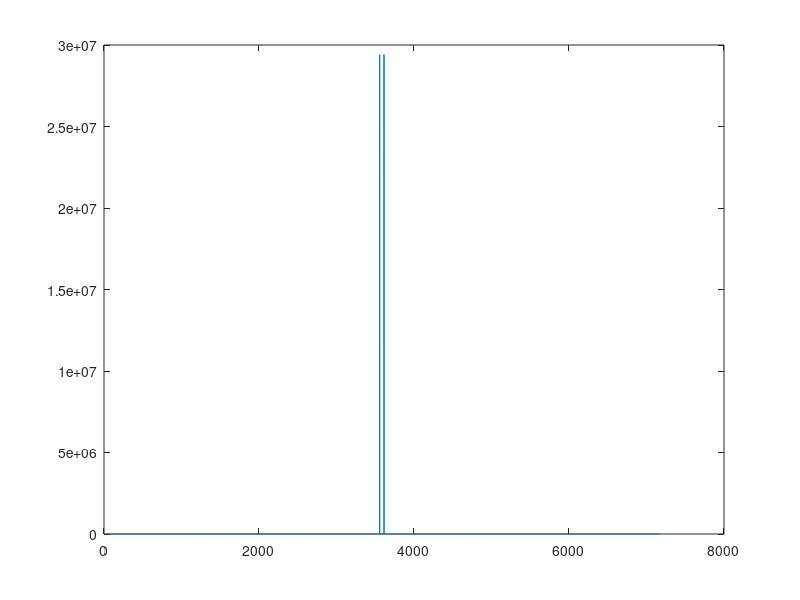
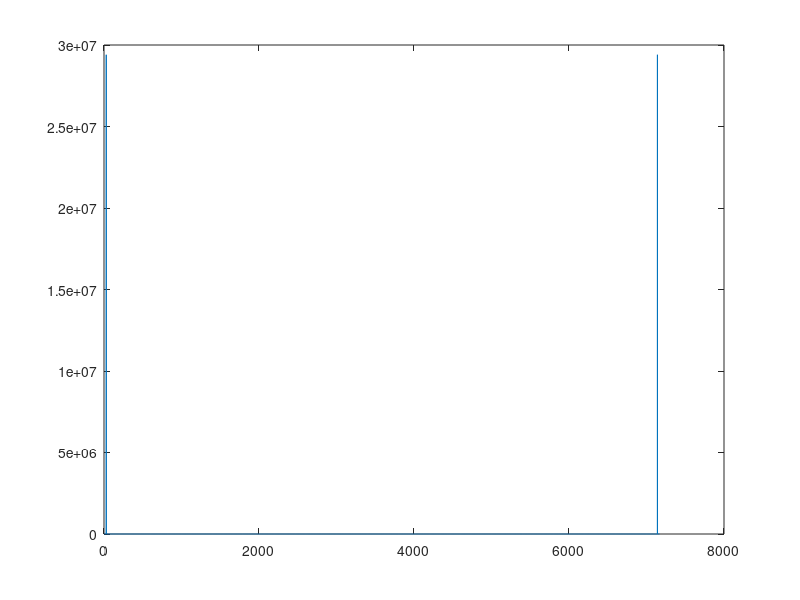

Recreate these plots in MATLAB, in order.
x=[4805
4640
4474
4304
4130
3955
3778
3598
3415
3231
3046
2858
2668
2476
2285
2091
1894
1698
1502
1303
1103
903
704
503
301
100
-101
-302
-504
-705
-904
-1104
-1304
-1503
-1699
-1895
-2092
-2286
-2477
-2669
-2859
-3047
-3232
-3416
-3599
-3779
-3956
-4131
-4305
-4475
-4641
-4806
-4968
-5127
-5282
-5434
-5584
-5730
-5871
-6010
-6147
-6278
-6405
-6529
-6650
-6766
-6876
-6984
-7089
-7188
-7282
-7372
-7460
-7541
-7617
-7689
-7758
-7822
-7879
-7933
-7983
-8027
-8065
-8099
-8130
-8155
-8173
-8188
-8199
-8204
-8203
-8198
-8189
-8174
-8153
-8129
-8100
-8066
-8026
-7981
-7934
-7880
-7820
-7757
-7691
-7618
-7540
-7458
-7373
-7283
-7187
-7088
-6985
-6877
-6764
-6648
-6530
-6406
-6277
-6145
-6011
-5873
-5729
-5583
-5435
-5283
-5126
-4967
-4807
-4642
-4474
-4303
-4132
-3957
-3778
-3598
-3417
-3233
-3046
-2858
-2670
-2479
-2285
-2091
-1897
-1700
-1501
-1303
-1105
-905
-704
-503
-303
-102
101
302
502
703
904
1104
1302
1500
1699
1896
2090
2284
2478
2669
2857
3045
3232
3416
3597
3777
3956
4131
4302
4473
4641
4806
4966
5125
5282
5434
5582
5728
5872
6010
6144
6276
6405
6529
6647
6763
6876
6984
7087
7186
7282
7372
7457
7539
7617
7690
7756
7819
7879
7933
7980
8025
8065
8099
8128
8152
8173
8188
8197
8202
8203
8198
8187
8172
8154
8129
8098
8064
8026
7982
7932
7878
7821
7757
7688
7616
7540
7459
7371
7281
7187
7088
6983
6875
6765
6649
6528
6404
6277
6146
6009
5870
5729
5583
5433
5281
5126
4967
4805
4640
4474
4304
4130
3955
3778
3598
3415
3231
3046
2858
2668
2476
2285
2091
1894
1698
1502
1303
1103
903
704
503
301
100
-101
-302
-504
-705
-904
-1104
-1304
-1503
-1699
-1895
-2092
-2286
-2477
-2669
-2859
-3047
-3232
-3416
-3599
-3779
-3956
-4131
-4305
-4475
-4641
-4806
-4968
-5127
-5282
-5434
-5584
-5730
-5871
-6010
-6147
-6278
-6405
-6529
-6650
-6766
-6876
-6984
-7089
-7188
-7282
-7372
-7460
-7541
-7617
-7689
-7758
-7822
-7879
-7933
-7983
-8027
-8065
-8099
-8130
-8155
-8173
-8188
-8199
-8204
-8203
-8198
-8189
-8174
-8153
-8129
-8100
-8066
-8026
-7981
-7934
-7880
-7820
-7757
-7691
-7618
-7540
-7458
-7373
-7283
-7187
-7088
-6985
-6877
-6764
-6648
-6530
-6406
-6277
-6145
-6011
-5873
-5729
-5583
-5435
-5283
-5126
-4967
-4807
-4642
-4474
-4303
-4132
-3957
-3778
-3598
-3417
-3233
-3046
-2858
-2670
-2479
-2285
-2091
-1897
-1700
-1501
-1303
-1105
-905
-704
-503
-303
-102
101
302
502
703
904
1104
1302
1500
1699
1896
2090
2284
2478
2669
2857
3045
3232
3416
3597
3777
3956
4131
4302
4473
4641
4806
4966
5125
5282
5434
5582
5728
5872
6010
6144
6276
6405
6529
6647
6763
6876
6984
7087
7186
7282
7372
7457
7539
7617
7690
7756
7819
7879
7933
7980
8025
8065
8099
8128
8152
8173
8188
8197
8202
8203
8198
8187
8172
8154
8129
8098
8064
8026
7982
7932
7878
7821
7757
7688
7616
7540
7459
7371
7281
7187
7088
6983
6875
6765
6649
6528
6404
6277
6146
6009
5870
5729
5583
5433
5281
5126
4967
4805
4640
4474
4304
4130
3955
3778
3598
3415
3231
3046
2858
2668
2476
2285
2091
1894
1698
1502
1303
1103
903
704
503
301
100
-101
-302
-504
-705
-904
-1104
-1304
-1503
-1699
-1895
-2092
-2286
-2477
-2669
-2859
-3047
-3232
-3416
-3599
-3779
-3956
-4131
-4305
-4475
-4641
-4806
-4968
-5127
-5282
-5434
-5584
-5730
-5871
-6010
-6147
-6278
-6405
-6529
-6650
-6766
-6876
-6984
-7089
-7188
-7282
-7372
-7460
-7541
-7617
-7689
-7758
-7822
-7879
-7933
-7983
-8027
-8065
-8099
-8130
-8155
-8173
-8188
-8199
-8204
-8203
-8198
-8189
-8174
-8153
-8129
-8100
-8066
-8026
-7981
-7934
-7880
-7820
-7757
-7691
-7618
-7540
-7458
-7373
-7283
-7187
-7088
-6985
-6877
-6764
-6648
-6530
-6406
-6277
-6145
-6011
-5873
-5729
-5583
-5435
-5283
-5126
-4967
-4807
-4642
-4474
-4303
-4132
-3957
-3778
-3598
-3417
-3233
-3046
-2858
-2670
-2479
-2285
-2091
-1897
-1700
-1501
-1303
-1105
-905
-704
-503
-303
-102
101
302
502
703
904
1104
1302
1500
1699
1896
2090
2284
2478
2669
2857
3045
3232
3416
3597
3777
3956
4131
4302
4473
4641
4806
4966
5125
5282
5434
5582
5728
5872
6010
6144
6276
6405
6529
6647
6763
6876
6984
7087
7186
7282
7372
7457
7539
7617
7690
7756
7819
7879
7933
7980
8025
8065
8099
8128
8152
8173
8188
8197
8202
8203
8198
8187
8172
8154
8129
8098
8064
8026
7982
7932
7878
7821
7757
7688
7616
7540
7459
7371
7281
7187
7088
6983
6875
6765
6649
6528
6404
6277
6146
6009
5870
5729
5583
5433
5281
5126
4967
4805
4640
4474
4304
4130
3955
3778
3598
3415
3231
3046
2858
2668
2476
2285
2091
1894
1698
1502
1303
1103
903
704
503
301
100
-101
-302
-504
-705
-904
-1104
-1304
-1503
-1699
-1895
-2092
-2286
-2477
-2669
-2859
-3047
-3232
-3416
-3599
-3779
-3956
-4131
-4305
-4475
-4641
-4806
-4968
-5127
-5282
-5434
-5584
-5730
-5871
-6010
-6147
-6278
-6405
-6529
-6650
-6766
-6876
-6984
-7089
-7188
-7282
-7372
-7460
-7541
-7617
-7689
-7758
-7822
-7879
-7933
-7983
-8027
-8065
-8099
-8130
-8155
-8173
-8188
-8199
-8204
-8203
-8198
-8189
-8174
-8153
-8129
-8100
-8066
-8026
-7981
-7934
-7880
-7820
-7757
-7691
-7618
-7540
-7458
-7373
-7283
-7187
-7088
-6985
-6877
-6764
-6648
-6530
-6406
-6277
-6145
-6011
-5873
-5729
-5583
-5435
-5283
-5126
-4967
-4807
-4642
-4474
-4303
-4132
-3957
-3778
-3598
-3417
-3233
-3046
-2858
-2670
-2479
-2285
-2091
-1897
-1700
-1501
-1303
-1105
-905
-704
-503
-303
-102
101
302
502
703
904
1104
1302
1500
1699
1896
2090
2284
2478
2669
2857
3045
3232
3416
3597
3777
3956
4131
4302
4473
4641
4806
4966
5125
5282
5434
5582
5728
5872
6010
6144
6276
6405
6529
6647
6763
6876
6984
7087
7186
7282
7372
7457
7539
7617
7690
7756
7819
7879
7933
7980
8025
8065
8099
8128
8152
8173
8188
8197
8202
8203
8198
8187
8172
8154
8129
8098
8064
8026
7982
7932
7878
7821
7757
7688
7616
7540
7459
7371
7281
7187
7088
6983
6875
6765
6649
6528
6404
6277
6146
6009
5870
5729
5583
5433
5281
5126
4967
4805
4640
4474
4304
4130
3955
3778
3598
3415
3231
3046
2858
2668
2476
2285
2091
1894
1698
1502
1303
1103
903
704
503
301
100
-101
-302
-504
-705
-904
-1104
-1304
-1503
-1699
-1895
-2092
-2286
-2477
-2669
-2859
-3047
-3232
-3416
-3599
-3779
-3956
-4131
-4305
-4475
-4641
-4806
-4968
-5127
-5282
-5434
-5584
-5730
-5871
-6010
-6147
-6278
-6405
-6529
-6650
-6766
-6876
-6984
-7089
-7188
-7282
-7372
-7460
-7541
-7617
-7689
-7758
-7822
-7879
-7933
-7983
-8027
-8065
-8099
-8130
-8155
-8173
-8188
-8199
-8204
-8203
-8198
-8189
-8174
-8153
-8129
-8100
-8066
-8026
-7981
-7934
-7880
-7820
-7757
-7691
-7618
-7540
-7458
-7373
-7283
-7187
-7088
-6985
-6877
-6764
-6648
-6530
-6406
-6277
-6145
-6011
-5873
-5729
-5583
-5435
-5283
-5126
-4967
-4807
-4642
-4474
-4303
-4132
-3957
-3778
-3598
-3417
-3233
-3046
-2858
-2670
-2479
-2285
-2091
-1897
-1700
-1501
-1303
-1105
-905
-704
-503
-303
-102
101
302
502
703
904
1104
1302
1500
1699
1896
2090
2284
2478
2669
2857
3045
3232
3416
3597
3777
3956
4131
4302
4473
4641
4806
4966
5125
5282
5434
5582
5728
5872
6010
6144
6276
6405
6529
6647
6763
6876
6984
7087
7186
7282
7372
7457
7539
7617
7690
7756
7819
7879
7933
7980
8025
8065
8099
8128
8152
8173
8188
8197
8202
8203
8198
8187
8172
8154
8129
8098
8064
8026
7982
7932
7878
7821
7757
7688
7616
7540
7459
7371
7281
7187
7088
6983
6875
6765
6649
6528
6404
6277
6146
6009
5870
5729
5583
5433
5281
5126
4967
4805
4640
4474
4304
4130
3955
3778
3598
3415
3231
3046
2858
2668
2476
2285
2091
1894
1698
1502
1303
1103
903
704
503
301
100
-101
-302
-504
-705
-904
-1104
-1304
-1503
-1699
-1895
-2092
-2286
-2477
-2669
-2859
-3047
-3232
-3416
-3599
-3779
-3956
-4131
-4305
-4475
-4641
-4806
-4968
-5127
-5282
-5434
-5584
-5730
-5871
-6010
-6147
-6278
-6405
-6529
-6650
-6766
-6876
-6984
-7089
-7188
-7282
-7372
-7460
-7541
-7617
-7689
-7758
-7822
-7879
-7933
-7983
-8027
-8065
-8099
-8130
-8155
-8173
-8188
-8199
-8204
-8203
-8198
-8189
-8174
-8153
-8129
-8100
-8066
-8026
-7981
-7934
-7880
-7820
-7757
-7691
-7618
-7540
-7458
-7373
-7283
-7187
-7088
-6985
-6877
-6764
-6648
-6530
-6406
-6277
-6145
-6011
-5873
-5729
-5583
-5435
-5283
-5126
-4967
-4807
-4642
-4474
-4303
-4132
-3957
-3778
-3598
-3417
-3233
-3046
-2858
-2670
-2479
-2285
-2091
-1897
-1700
-1501
-1303
-1105
-905
-704
-503
-303
-102
101
302
502
703
904
1104
1302
1500
1699
1896
2090
2284
2478
2669
2857
3045
3232
3416
3597
3777
3956
4131
4302
4473
4641
4806
4966
5125
5282
5434
5582
5728
5872
6010
6144
6276
6405
6529
6647
6763
6876
6984
7087
7186
7282
7372
7457
7539
7617
7690
7756
7819
7879
7933
7980
8025
8065
8099
8128
8152
8173
8188
8197
8202
8203
8198
8187
8172
8154
8129
8098
8064
8026
7982
7932
7878
7821
7757
7688
7616
7540
7459
7371
7281
7187
7088
6983
6875
6765
6649
6528
6404
6277
6146
6009
5870
5729
5583
5433
5281
5126
4967
4805
4640
4474
4304
4130
3955
3778
3598
3415
3231
3046
2858
2668
2476
2285
2091
1894
1698
1502
1303
1103
903
704
503
301
100
-101
-302
-504
-705
-904
-1104
-1304
-1503
-1699
-1895
-2092
-2286
-2477
-2669
-2859
-3047
-3232
-3416
-3599
-3779
-3956
-4131
-4305
-4475
-4641
-4806
-4968
-5127
-5282
-5434
-5584
-5730
-5871
-6010
-6147
-6278
-6405
-6529
-6650
-6766
-6876
-6984
-7089
-7188
-7282
-7372
-7460
-7541
-7617
-7689
-7758
-7822
-7879
-7933
-7983
-8027
-8065
-8099
-8130
-8155
-8173
-8188
-8199
-8204
-8203
-8198
-8189
-8174
-8153
-8129
-8100
-8066
-8026
-7981
-7934
-7880
-7820
-7757
-7691
-7618
-7540
-7458
-7373
-7283
-7187
-7088
-6985
-6877
-6764
-6648
-6530
-6406
-6277
-6145
-6011
-5873
-5729
-5583
-5435
-5283
-5126
-4967
-4807
-4642
-4474
-4303
-4132
-3957
-3778
-3598
-3417
-3233
-3046
-2858
-2670
-2479
-2285
-2091
-1897
-1700
-1501
-1303
-1105
-905
-704
-503
-303
-102
101
302
502
703
904
1104
1302
1500
1699
1896
2090
2284
2478
2669
2857
3045
3232
3416
3597
3777
3956
4131
4302
4473
4641
4806
4966
5125
5282
5434
5582
5728
5872
6010
6144
6276
6405
6529
6647
6763
6876
6984
7087
7186
7282
7372
7457
7539
7617
7690
7756
7819
7879
7933
7980
8025
8065
8099
8128
8152
8173
8188
8197
8202
8203
8198
8187
8172
8154
8129
8098
8064
8026
7982
7932
7878
7821
7757
7688
7616
7540
7459
7371
7281
7187
7088
6983
6875
6765
6649
6528
6404
6277
6146
6009
5870
5729
5583
5433
5281
5126
4967
4805
4640
4474
4304
4130
3955
3778
3598
3415
3231
3046
2858
2668
2476
2285
2091
1894
1698
1502
1303
1103
903
704
503
301
100
-101
-302
-504
-705
-904
-1104
-1304
-1503
-1699
-1895
-2092
-2286
-2477
-2669
-2859
-3047
-3232
-3416
-3599
-3779
-3956
-4131
-4305
-4475
-4641
-4806
-4968
-5127
-5282
-5434
-5584
-5730
-5871
-6010
-6147
-6278
-6405
-6529
-6650
-6766
-6876
-6984
-7089
-7188
-7282
-7372
-7460
-7541
-7617
-7689
-7758
-7822
-7879
-7933
-7983
-8027
-8065
-8099
-8130
-8155
-8173
-8188
-8199
-8204
-8203
-8198
-8189
-8174
-8153
-8129
-8100
-8066
-8026
-7981
-7934
-7880
-7820
-7757
-7691
-7618
-7540
-7458
-7373
-7283
-7187
-7088
-6985
-6877
-6764
-6648
-6530
-6406
-6277
-6145
-6011
-5873
-5729
-5583
-5435
-5283
-5126
-4967
-4807
-4642
-4474
-4303
-4132
-3957
-3778
-3598
-3417
-3233
-3046
-2858
-2670
-2479
-2285
-2091
-1897
-1700
-1501
-1303
-1105
-905
-704
-503
-303
-102
101
302
502
703
904
1104
1302
1500
1699
1896
2090
2284
2478
2669
2857
3045
3232
3416
3597
3777
3956
4131
4302
4473
4641
4806
4966
5125
5282
5434
5582
5728
5872
6010
6144
6276
6405
6529
6647
6763
6876
6984
7087
7186
7282
7372
7457
7539
7617
7690
7756
7819
7879
7933
7980
8025
8065
8099
8128
8152
8173
8188
8197
8202
8203
8198
8187
8172
8154
8129
8098
8064
8026
7982
7932
7878
7821
7757
7688
7616
7540
7459
7371
7281
7187
7088
6983
6875
6765
6649
6528
6404
6277
6146
6009
5870
5729
5583
5433
5281
5126
4967
4805
4640
4474
4304
4130
3955
3778
3598
3415
3231
3046
2858
2668
2476
2285
2091
1894
1698
1502
1303
1103
903
704
503
301
100
-101
-302
-504
-705
-904
-1104
-1304
-1503
-1699
-1895
-2092
-2286
-2477
-2669
-2859
-3047
-3232
-3416
-3599
-3779
-3956
-4131
-4305
-4475
-4641
-4806
-4968
-5127
-5282
-5434
-5584
-5730
-5871
-6010
-6147
-6278
-6405
-6529
-6650
-6766
-6876
-6984
-7089
-7188
-7282
-7372
-7460
-7541
-7617
-7689
-7758
-7822
-7879
-7933
-7983
-8027
-8065
-8099
-8130
-8155
-8173
-8188
-8199
-8204
-8203
-8198
-8189
-8174
-8153
-8129
-8100
-8066
-8026
-7981
-7934
-7880
-7820
-7757
-7691
-7618
-7540
-7458
-7373
-7283
-7187
-7088
-6985
-6877
-6764
-6648
-6530
-6406
-6277
-6145
-6011
-5873
-5729
-5583
-5435
-5283
-5126
-4967
-4807
-4642
-4474
-4303
-4132
-3957
-3778
-3598
-3417
-3233
-3046
-2858
-2670
-2479
-2285
-2091
-1897
-1700
-1501
-1303
-1105
-905
-704
-503
-303
-102
101
302
502
703
904
1104
1302
1500
1699
1896
2090
2284
2478
2669
2857
3045
3232
3416
3597
3777
3956
4131
4302
4473
4641
4806
4966
5125
5282
5434
5582
5728
5872
6010
6144
6276
6405
6529
6647
6763
6876
6984
7087
7186
7282
7372
7457
7539
7617
7690
7756
7819
7879
7933
7980
8025
8065
8099
8128
8152
8173
8188
8197
8202
8203
8198
8187
8172
8154
8129
8098
8064
8026
7982
7932
7878
7821
7757
7688
7616
7540
7459
7371
7281
7187
7088
6983
6875
6765
6649
6528
6404
6277
6146
6009
5870
5729
5583
5433
5281
5126
4967
4805
4640
4474
4304
4130
3955
3778
3598
3415
3231
3046
2858
2668
2476
2285
2091
1894
1698
1502
1303
1103
903
704
503
301
100
-101
-302
-504
-705
-904
-1104
-1304
-1503
-1699
-1895
-2092
-2286
-2477
-2669
-2859
-3047
-3232
-3416
-3599
-3779
-3956
-4131
-4305
-4475
-4641
-4806
-4968
-5127
-5282
-5434
-5584
-5730
-5871
-6010
-6147
-6278
-6405
-6529
-6650
-6766
-6876
-6984
-7089
-7188
-7282
-7372
-7460
-7541
-7617
-7689
-7758
-7822
-7879
-7933
-7983
-8027
-8065
-8099
-8130
-8155
-8173
-8188
-8199
-8204
-8203
-8198
-8189
-8174
-8153
-8129
-8100
-8066
-8026
-7981
-7934
-7880
-7820
-7757
-7691
-7618
-7540
-7458
-7373
-7283
-7187
-7088
-6985
-6877
-6764
-6648
-6530
-6406
-6277
-6145
-6011
-5873
-5729
-5583
-5435
-5283
-5126
-4967
-4807
-4642
-4474
-4303
-4132
-3957
-3778
-3598
-3417
-3233
-3046
-2858
-2670
-2479
-2285
-2091
-1897
-1700
-1501
-1303
-1105
-905
-704
-503
-303
-102
101
302
502
703
904
1104
1302
1500
1699
1896
2090
2284
2478
2669
2857
3045
3232
3416
3597
3777
3956
4131
4302
4473
4641
4806
4966
5125
5282
5434
5582
5728
5872
6010
6144
6276
6405
6529
6647
6763
6876
6984
7087
7186
7282
7372
7457
7539
7617
7690
7756
7819
7879
7933
7980
8025
8065
8099
8128
8152
8173
8188
8197
8202
8203
8198
8187
8172
8154
8129
8098
8064
8026
7982
7932
7878
7821
7757
7688
7616
7540
7459
7371
7281
7187
7088
6983
6875
6765
6649
6528
6404
6277
6146
6009
5870
5729
5583
5433
5281
5126
4967
4805
4640
4474
4304
4130
3955
3778
3598
3415
3231
3046
2858
2668
2476
2285
2091
1894
1698
1502
1303
1103
903
704
503
301
100
-101
-302
-504
-705
-904
-1104
-1304
-1503
-1699
-1895
-2092
-2286
-2477
-2669
-2859
-3047
-3232
-3416
-3599
-3779
-3956
-4131
-4305
-4475
-4641
-4806
-4968
-5127
-5282
-5434
-5584
-5730
-5871
-6010
-6147
-6278
-6405
-6529
-6650
-6766
-6876
-6984
-7089
-7188
-7282
-7372
-7460
-7541
-7617
-7689
-7758
-7822
-7879
-7933
-7983
-8027
-8065
-8099
-8130
-8155
-8173
-8188
-8199
-8204
-8203
-8198
-8189
-8174
-8153
-8129
-8100
-8066
-8026
-7981
-7934
-7880
-7820
-7757
-7691
-7618
-7540
-7458
-7373
-7283
-7187
-7088
-6985
-6877
-6764
-6648
-6530
-6406
-6277
-6145
-6011
-5873
-5729
-5583
-5435
-5283
-5126
-4967
-4807
-4642
-4474
-4303
-4132
-3957
-3778
-3598
-3417
-3233
-3046
-2858
-2670
-2479
-2285
-2091
-1897
-1700
-1501
-1303
-1105
-905
-704
-503
-303
-102
101
302
502
703
904
1104
1302
1500
1699
1896
2090
2284
2478
2669
2857
3045
3232
3416
3597
3777
3956
4131
4302
4473
4641
4806
4966
5125
5282
5434
5582
5728
5872
6010
6144
6276
6405
6529
6647
6763
6876
6984
7087
7186
7282
7372
7457
7539
7617
7690
7756
7819
7879
7933
7980
8025
8065
8099
8128
8152
8173
8188
8197
8202
8203
8198
8187
8172
8154
8129
8098
8064
8026
7982
7932
7878
7821
7757
7688
7616
7540
7459
7371
7281
7187
7088
6983
6875
6765
6649
6528
6404
6277
6146
6009
5870
5729
5583
5433
5281
5126
4967
4805
4640
4474
4304
4130
3955
3778
3598
3415
3231
3046
2858
2668
2476
2285
2091
1894
1698
1502
1303
1103
903
704
503
301
100
-101
-302
-504
-705
-904
-1104
-1304
-1503
-1699
-1895
-2092
-2286
-2477
-2669
-2859
-3047
-3232
-3416
-3599
-3779
-3956
-4131
-4305
-4475
-4641
-4806
-4968
-5127
-5282
-5434
-5584
-5730
-5871
-6010
-6147
-6278
-6405
-6529
-6650
-6766
-6876
-6984
-7089
-7188
-7282
-7372
-7460
-7541
-7617
-7689
-7758
-7822
-7879
-7933
-7983
-8027
-8065
-8099
-8130
-8155
-8173
-8188
-8199
-8204
-8203
-8198
-8189
-8174
-8153
-8129
-8100
-8066
-8026
-7981
-7934
-7880
-7820
-7757
-7691
-7618
-7540
-7458
-7373
-7283
-7187
-7088
-6985
-6877
-6764
-6648
-6530
-6406
-6277
-6145
-6011
-5873
-5729
-5583
-5435
-5283
-5126
-4967
-4807
-4642
-4474
-4303
-4132
-3957
-3778
-3598
-3417
-3233
-3046
-2858
-2670
-2479
-2285
-2091
-1897
-1700
-1501
-1303
-1105
-905
-704
-503
-303
-102
101
302
502
703
904
1104
1302
1500
1699
1896
2090
2284
2478
2669
2857
3045
3232
3416
3597
3777
3956
4131
4302
4473
4641
4806
4966
5125
5282
5434
5582
5728
5872
6010
6144
6276
6405
6529
6647
6763
6876
6984
7087
7186
7282
7372
7457
7539
7617
7690
7756
7819
7879
7933
7980
8025
8065
8099
8128
8152
8173
8188
8197
8202
8203
8198
8187
8172
8154
8129
8098
8064
8026
7982
7932
7878
7821
7757
7688
7616
7540
7459
7371
7281
7187
7088
6983
6875
6765
6649
6528
6404
6277
6146
6009
5870
5729
5583
5433
5281
5126
4967
4805
4640
4474
4304
4130
3955
3778
3598
3415
3231
3046
2858
2668
2476
2285
2091
1894
1698
1502
1303
1103
903
704
503
301
100
-101
-302
-504
-705
-904
-1104
-1304
-1503
-1699
-1895
-2092
-2286
-2477
-2669
-2859
-3047
-3232
-3416
-3599
-3779
-3956
-4131
-4305
-4475
-4641
-4806
-4968
-5127
-5282
-5434
-5584
-5730
-5871
-6010
-6147
-6278
-6405
-6529
-6650
-6766
-6876
-6984
-7089
-7188
-7282
-7372
-7460
-7541
-7617
-7689
-7758
-7822
-7879
-7933
-7983
-8027
-8065
-8099
-8130
-8155
-8173
-8188
-8199
-8204
-8203
-8198
-8189
-8174
-8153
-8129
-8100
-8066
-8026
-7981
-7934
-7880
-7820
-7757
-7691
-7618
-7540
-7458
-7373
-7283
-7187
-7088
-6985
-6877
-6764
-6648
-6530
-6406
-6277
-6145
-6011
-5873
-5729
-5583
-5435
-5283
-5126
-4967
-4807
-4642
-4474
-4303
-4132
-3957
-3778
-3598
-3417
-3233
-3046
-2858
-2670
-2479
-2285
-2091
-1897
-1700
-1501
-1303
-1105
-905
-704
-503
-303
-102
101
302
502
703
904
1104
1302
1500
1699
1896
2090
2284
2478
2669
2857
3045
3232
3416
3597
3777
3956
4131
4302
4473
4641
4806
4966
5125
5282
5434
5582
5728
5872
6010
6144
6276
6405
6529
6647
6763
6876
6984
7087
7186
7282
7372
7457
7539
7617
7690
7756
7819
7879
7933
7980
8025
8065
8099
8128
8152
8173
8188
8197
8202
8203
8198
8187
8172
8154
8129
8098
8064
8026
7982
7932
7878
7821
7757
7688
7616
7540
7459
7371
7281
7187
7088
6983
6875
6765
6649
6528
6404
6277
6146
6009
5870
5729
5583
5433
5281
5126
4967
4805
4640
4474
4304
4130
3955
3778
3598
3415
3231
3046
2858
2668
2476
2285
2091
1894
1698
1502
1303
1103
903
704
503
301
100
-101
-302
-504
-705
-904
-1104
-1304
-1503
-1699
-1895
-2092
-2286
-2477
-2669
-2859
-3047
-3232
-3416
-3599
-3779
-3956
-4131
-4305
-4475
-4641
-4806
-4968
-5127
-5282
-5434
-5584
-5730
-5871
-6010
-6147
-6278
-6405
-6529
-6650
-6766
-6876
-6984
-7089
-7188
-7282
-7372
-7460
-7541
-7617
-7689
-7758
-7822
-7879
-7933
-7983
-8027
-8065
-8099
-8130
-8155
-8173
-8188
-8199
-8204
-8203
-8198
-8189
-8174
-8153
-8129
-8100
-8066
-8026
-7981
-7934
-7880
-7820
-7757
-7691
-7618
-7540
-7458
-7373
-7283
-7187
-7088
-6985
-6877
-6764
-6648
-6530
-6406
-6277
-6145
-6011
-5873
-5729
-5583
-5435
-5283
-5126
-4967
-4807
-4642
-4474
-4303
-4132
-3957
-3778
-3598
-3417
-3233
-3046
-2858
-2670
-2479
-2285
-2091
-1897
-1700
-1501
-1303
-1105
-905
-704
-503
-303
-102
101
302
502
703
904
1104
1302
1500
1699
1896
2090
2284
2478
2669
2857
3045
3232
3416
3597
3777
3956
4131
4302
4473
4641
4806
4966
5125
5282
5434
5582
5728
5872
6010
6144
6276
6405
6529
6647
6763
6876
6984
7087
7186
7282
7372
7457
7539
7617
7690
7756
7819
7879
7933
7980
8025
8065
8099
8128
8152
8173
8188
8197
8202
8203
8198
8187
8172
8154
8129
8098
8064
8026
7982
7932
7878
7821
7757
7688
7616
7540
7459
7371
7281
7187
7088
6983
6875
6765
6649
6528
6404
6277
6146
6009
5870
5729
5583
5433
5281
5126
4967
4805
4640
4474
4304
4130
3955
3778
3598
3415
3231
3046
2858
2668
2476
2285
2091
1894
1698
1502
1303
1103
903
704
503
301
100
-101
-302
-504
-705
-904
-1104
-1304
-1503
-1699
-1895
-2092
-2286
-2477
-2669
-2859
-3047
-3232
-3416
-3599
-3779
-3956
-4131
-4305
-4475
-4641
-4806
-4968
-5127
-5282
-5434
-5584
-5730
-5871
-6010
-6147
-6278
-6405
-6529
-6650
-6766
-6876
-6984
-7089
-7188
-7282
-7372
-7460
-7541
-7617
-7689
-7758
-7822
-7879
-7933
-7983
-8027
-8065
-8099
-8130
-8155
-8173
-8188
-8199
-8204
-8203
-8198
-8189
-8174
-8153
-8129
-8100
-8066
-8026
-7981
-7934
-7880
-7820
-7757
-7691
-7618
-7540
-7458
-7373
-7283
-7187
-7088
-6985
-6877
-6764
-6648
-6530
-6406
-6277
-6145
-6011
-5873
-5729
-5583
-5435
-5283
-5126
-4967
-4807
-4642
-4474
-4303
-4132
-3957
-3778
-3598
-3417
-3233
-3046
-2858
-2670
-2479
-2285
-2091
-1897
-1700
-1501
-1303
-1105
-905
-704
-503
-303
-102
101
302
502
703
904
1104
1302
1500
1699
1896
2090
2284
2478
2669
2857
3045
3232
3416
3597
3777
3956
4131
4302
4473
4641
4806
4966
5125
5282
5434
5582
5728
5872
6010
6144
6276
6405
6529
6647
6763
6876
6984
7087
7186
7282
7372
7457
7539
7617
7690
7756
7819
7879
7933
7980
8025
8065
8099
8128
8152
8173
8188
8197
8202
8203
8198
8187
8172
8154
8129
8098
8064
8026
7982
7932
7878
7821
7757
7688
7616
7540
7459
7371
7281
7187
7088
6983
6875
6765
6649
6528
6404
6277
6146
6009
5870
5729
5583
5433
5281
5126
4967
4805
4640
4474
4304
4130
3955
3778
3598
3415
3231
3046
2858
2668
2476
2285
2091
1894
1698
1502
1303
1103
903
704
503
301
100
-101
-302
-504
-705
-904
-1104
-1304
-1503
-1699
-1895
-2092
-2286
-2477
-2669
-2859
-3047
-3232
-3416
-3599
-3779
-3956
-4131
-4305
-4475
-4641
-4806
-4968
-5127
-5282
-5434
-5584
-5730
-5871
-6010
-6147
-6278
-6405
-6529
-6650
-6766
-6876
-6984
-7089
-7188
-7282
-7372
-7460
-7541
-7617
-7689
-7758
-7822
-7879
-7933
-7983
-8027
-8065
-8099
-8130
-8155
-8173
-8188
-8199
-8204
-8203
-8198
-8189
-8174
-8153
-8129
-8100
-8066
-8026
-7981
-7934
-7880
-7820
-7757
-7691
-7618
-7540
-7458
-7373
-7283
-7187
-7088
-6985
-6877
-6764
-6648
-6530
-6406
-6277
-6145
-6011
-5873
-5729
-5583
-5435
-5283
-5126
-4967
-4807
-4642
-4474
-4303
-4132
-3957
-3778
-3598
-3417
-3233
-3046
-2858
-2670
-2479
-2285
-2091
-1897
-1700
-1501
-1303
-1105
-905
-704
-503
-303
-102
101
302
502
703
904
1104
1302
1500
1699
1896
2090
2284
2478
2669
2857
3045
3232
3416
3597
3777
3956
4131
4302
4473
4641
4806
4966
5125
5282
5434
5582
5728
5872
6010
6144
6276
6405
6529
6647
6763
6876
6984
7087
7186
7282
7372
7457
7539
7617
7690
7756
7819
7879
7933
7980
8025
8065
8099
8128
8152
8173
8188
8197
8202
8203
8198
8187
8172
8154
8129
8098
8064
8026
7982
7932
7878
7821
7757
7688
7616
7540
7459
7371
7281
7187
7088
6983
6875
6765
6649
6528
6404
6277
6146
6009
5870
5729
5583
5433
5281
5126
4967
4805
4640
4474
4304
4130
3955
3778
3598
3415
3231
3046
2858
2668
2476
2285
2091
1894
1698
1502
1303
1103
903
704
503
301
100
-101
-302
-504
-705
-904
-1104
-1304
-1503
-1699
-1895
-2092
-2286
-2477
-2669
-2859
-3047
-3232
-3416
-3599
-3779
-3956
-4131
-4305
-4475
-4641
-4806
-4968
-5127
-5282
-5434
-5584
-5730
-5871
-6010
-6147
-6278
-6405
-6529
-6650
-6766
-6876
-6984
-7089
-7188
-7282
-7372
-7460
-7541
-7617
-7689
-7758
-7822
-7879
-7933
-7983
-8027
-8065
-8099
-8130
-8155
-8173
-8188
-8199
-8204
-8203
-8198
-8189
-8174
-8153
-8129
-8100
-8066
-8026
-7981
-7934
-7880
-7820
-7757
-7691
-7618
-7540
-7458
-7373
-7283
-7187
-7088
-6985
-6877
-6764
-6648
-6530
-6406
-6277
-6145
-6011
-5873
-5729
-5583
-5435
-5283
-5126
-4967
-4807
-4642
-4474
-4303
-4132
-3957
-3778
-3598
-3417
-3233
-3046
-2858
-2670
-2479
-2285
-2091
-1897
-1700
-1501
-1303
-1105
-905
-704
-503
-303
-102
101
302
502
703
904
1104
1302
1500
1699
1896
2090
2284
2478
2669
2857
3045
3232
3416
3597
3777
3956
4131
4302
4473
4641
4806
4966
5125
5282
5434
5582
5728
5872
6010
6144
6276
6405
6529
6647
6763
6876
6984
7087
7186
7282
7372
7457
7539
7617
7690
7756
7819
7879
7933
7980
8025
8065
8099
8128
8152
8173
8188
8197
8202
8203
8198
8187
8172
8154
8129
8098
8064
8026
7982
7932
7878
7821
7757
7688
7616
7540
7459
7371
7281
7187
7088
6983
6875
6765
6649
6528
6404
6277
6146
6009
5870
5729
5583
5433
5281
5126
4967
4805
4640
4474
4304
4130
3955
3778
3598
3415
3231
3046
2858
2668
2476
2285
2091
1894
1698
1502
1303
1103
903
704
503
301
100
-101
-302
-504
-705
-904
-1104
-1304
-1503
-1699
-1895
-2092
-2286
-2477
-2669
-2859
-3047
-3232
-3416
-3599
-3779
-3956
-4131
-4305
-4475
-4641
-4806
-4968
-5127
-5282
-5434
-5584
-5730
-5871
-6010
-6147
-6278
-6405
-6529
-6650
-6766
-6876
-6984
-7089
-7188
-7282
-7372
-7460
-7541
-7617
-7689
-7758
-7822
-7879
-7933
-7983
-8027
-8065
-8099
-8130
-8155
-8173
-8188
-8199
-8204
-8203
-8198
-8189
-8174
-8153
-8129
-8100
-8066
-8026
-7981
-7934
-7880
-7820
-7757
-7691
-7618
-7540
-7458
-7373
-7283
-7187
-7088
-6985
-6877
-6764
-6648
-6530
-6406
-6277
-6145
-6011
-5873
-5729
-5583
-5435
-5283
-5126
-4967
-4807
-4642
-4474
-4303
-4132
-3957
-3778
-3598
-3417
-3233
-3046
-2858
-2670
-2479
-2285
-2091
-1897
-1700
-1501
-1303
-1105
-905
-704
-503
-303
-102
101
302
502
703
904
1104
1302
1500
1699
1896
2090
2284
2478
2669
2857
3045
3232
3416
3597
3777
3956
4131
4302
4473
4641
4806
4966
5125
5282
5434
5582
5728
5872
6010
6144
6276
6405
6529
6647
6763
6876
6984
7087
7186
7282
7372
7457
7539
7617
7690
7756
7819
7879
7933
7980
8025
8065
8099
8128
8152
8173
8188
8197
8202
8203
8198
8187
8172
8154
8129
8098
8064
8026
7982
7932
7878
7821
7757
7688
7616
7540
7459
7371
7281
7187
7088
6983
6875
6765
6649
6528
6404
6277
6146
6009
5870
5729
5583
5433
5281
5126
4967
4805
4640
4474
4304
4130
3955
3778
3598
3415
3231
3046
2858
2668
2476
2285
2091
1894
1698
1502
1303
1103
903
704
503
301
100
-101
-302
-504
-705
-904
-1104
-1304
-1503
-1699
-1895
-2092
-2286
-2477
-2669
-2859
-3047
-3232
-3416
-3599
-3779
-3956
-4131
-4305
-4475
-4641
-4806
-4968
-5127
-5282
-5434
-5584
-5730
-5871
-6010
-6147
-6278
-6405
-6529
-6650
-6766
-6876
-6984
-7089
-7188
-7282
-7372
-7460
-7541
-7617
-7689
-7758
-7822
-7879
-7933
-7983
-8027
-8065
-8099
-8130
-8155
-8173
-8188
-8199
-8204
-8203
-8198
-8189
-8174
-8153
-8129
-8100
-8066
-8026
-7981
-7934
-7880
-7820
-7757
-7691
-7618
-7540
-7458
-7373
-7283
-7187
-7088
-6985
-6877
-6764
-6648
-6530
-6406
-6277
-6145
-6011
-5873
-5729
-5583
-5435
-5283
-5126
-4967
-4807
-4642
-4474
-4303
-4132
-3957
-3778
-3598
-3417
-3233
-3046
-2858
-2670
-2479
-2285
-2091
-1897
-1700
-1501
-1303
-1105
-905
-704
-503
-303
-102
101
302
502
703
904
1104
1302
1500
1699
1896
2090
2284
2478
2669
2857
3045
3232
3416
3597
3777
3956
4131
4302
4473
4641
4806
4966
5125
5282
5434
5582
5728
5872
6010
6144
6276
6405
6529
6647
6763
6876
6984
7087
7186
7282
7372
7457
7539
7617
7690
7756
7819
7879
7933
7980
8025
8065
8099
8128
8152
8173
8188
8197
8202
8203
8198
8187
8172
8154
8129
8098
8064
8026
7982
7932
7878
7821
7757
7688
7616
7540
7459
7371
7281
7187
7088
6983
6875
6765
6649
6528
6404
6277
6146
6009
5870
5729
5583
5433
5281
5126
4967
4805
4640
4474
4304
4130
3955
3778
3598
3415
3231
3046
2858
2668
2476
2285
2091
1894
1698
1502
1303
1103
903
704
503
301
100
-101
-302
-504
-705
-904
-1104
-1304
-1503
-1699
-1895
-2092
-2286
-2477
-2669
-2859
-3047
-3232
-3416
-3599
-3779
-3956
-4131
-4305
-4475
-4641
-4806
-4968
-5127
-5282
-5434
-5584
-5730
-5871
-6010
-6147
-6278
-6405
-6529
-6650
-6766
-6876
-6984
-7089
-7188
-7282
-7372
-7460
-7541
-7617
-7689
-7758
-7822
-7879
-7933
-7983
-8027
-8065
-8099
-8130
-8155
-8173
-8188
-8199
-8204
-8203
-8198
-8189
-8174
-8153
-8129
-8100
-8066
-8026
-7981
-7934
-7880
-7820
-7757
-7691
-7618
-7540
-7458
-7373
-7283
-7187
-7088
-6985
-6877
-6764
-6648
-6530
-6406
-6277
-6145
-6011
-5873
-5729
-5583
-5435
-5283
-5126
-4967
-4807
-4642
-4474
-4303
-4132
-3957
-3778
-3598
-3417
-3233
-3046
-2858
-2670
-2479
-2285
-2091
-1897
-1700
-1501
-1303
-1105
-905
-704
-503
-303
-102
101
302
502
703
904
1104
1302
1500
1699
1896
2090
2284
2478
2669
2857
3045
3232
3416
3597
3777
3956
4131
4302
4473
4641
4806
4966
5125
5282
5434
5582
5728
5872
6010
6144
6276
6405
6529
6647
6763
6876
6984
7087
7186
7282
7372
7457
7539
7617
7690
7756
7819
7879
7933
7980
8025
8065
8099
8128
8152
8173
8188
8197
8202
8203
8198
8187
8172
8154
8129
8098
8064
8026
7982
7932
7878
7821
7757
7688
7616
7540
7459
7371
7281
7187
7088
6983
6875
6765
6649
6528
6404
6277
6146
6009
5870
5729
5583
5433
5281
5126
4967
4805
4640
4474
4304
4130
3955
3778
3598
3415
3231
3046
2858
2668
2476
2285
2091
1894
1698
1502
1303
1103
903
704
503
301
100
-101
-302
-504
-705
-904
-1104
-1304
-1503
-1699
-1895
-2092
-2286
-2477
-2669
-2859
-3047
-3232
-3416
-3599
-3779
-3956
-4131
-4305
-4475
-4641
-4806
-4968
-5127
-5282
-5434
-5584
-5730
-5871
-6010
-6147
-6278
-6405
-6529
-6650
-6766
-6876
-6984
-7089
-7188
-7282
-7372
-7460
-7541
-7617
-7689
-7758
-7822
-7879
-7933
-7983
-8027
-8065
-8099
-8130
-8155
-8173
-8188
-8199
-8204
-8203
-8198
-8189
-8174
-8153
-8129
-8100
-8066
-8026
-7981
-7934
-7880
-7820
-7757
-7691
-7618
-7540
-7458
-7373
-7283
-7187
-7088
-6985
-6877
-6764
-6648
-6530
-6406
-6277
-6145
-6011
-5873
-5729
-5583
-5435
-5283
-5126
-4967
-4807
-4642
-4474
-4303
-4132
-3957
-3778
-3598
-3417
-3233
-3046
-2858
-2670
-2479
-2285
-2091
-1897
-1700
-1501
-1303
-1105
-905
-704
-503
-303
-102
101
302
502
703
904
1104
1302
1500
1699
1896
2090
2284
2478
2669
2857
3045
3232
3416
3597
3777
3956
4131
4302
4473
4641
4806
4966
5125
5282
5434
5582
5728
5872
6010
6144
6276
6405
6529
6647
6763
6876
6984
7087
7186
7282
7372
7457
7539
7617
7690
7756
7819
7879
7933
7980
8025
8065
8099
8128
8152
8173
8188
8197
8202
8203
8198
8187
8172
8154
8129
8098
8064
8026
7982
7932
7878
7821
7757
7688
7616
7540
7459
7371
7281
7187
7088
6983
6875
6765
6649
6528
6404
6277
6146
6009
5870
5729
5583
5433
5281
5126
4967
4805
4640
4474
4304
4130
3955
3778
3598
3415
3231
3046
2858
2668
2476
2285
2091
1894
1698
1502
1303
1103
903
704
503
301
100
-101
-302
-504
-705
-904
-1104
-1304
-1503
-1699
-1895
-2092
-2286
-2477
-2669
-2859
-3047
-3232
-3416
-3599
-3779
-3956
-4131
-4305
-4475
-4641
-4806
-4968
-5127
-5282
-5434
-5584
-5730
-5871
-6010
-6147
-6278
-6405
-6529
-6650
-6766
-6876
-6984
-7089
-7188
-7282
-7372
-7460
-7541
-7617
-7689
-7758
-7822
-7879
-7933
-7983
-8027
-8065
-8099
-8130
-8155
-8173
-8188
-8199
-8204
-8203
-8198
-8189
-8174
-8153
-8129
-8100
-8066
-8026
-7981
-7934
-7880
-7820
-7757
-7691
-7618
-7540
-7458
-7373
-7283
-7187
-7088
-6985
-6877
-6764
-6648
-6530
-6406
-6277
-6145
-6011
-5873
-5729
-5583
-5435
-5283
-5126
-4967
-4807
-4642
-4474
-4303
-4132
-3957
-3778
-3598
-3417
-3233
-3046
-2858
-2670
-2479
-2285
-2091
-1897
-1700
-1501
-1303
-1105
-905
-704
-503
-303
-102
101
302
502
703
904
1104
1302
1500
1699
1896
2090
2284
2478
2669
2857
3045
3232
3416
3597
3777
3956
4131
4302
4473
4641
4806
4966
5125
5282
5434
5582
5728
5872
6010
6144
6276
6405
6529
6647
6763
6876
6984
7087
7186
7282
7372
7457
7539
7617
7690
7756
7819
7879
7933
7980
8025
8065
8099
8128
8152
8173
8188
8197
8202
8203
8198
8187
8172
8154
8129
8098
8064
8026
7982
7932
7878
7821
7757
7688
7616
7540
7459
7371
7281
7187
7088
6983
6875
6765
6649
6528
6404
6277
6146
6009
5870
5729
5583
5433
5281
5126
4967
4805
4640
4474
4304
4130
3955
3778
3598
3415
3231
3046
2858
2668
2476
2285
2091
1894
1698
1502
1303
1103
903
704
503
301
100
-101
-302
-504
-705
-904
-1104
-1304
-1503
-1699
-1895
-2092
-2286
-2477
-2669
-2859
-3047
-3232
-3416
-3599
-3779
-3956
-4131
-4305
-4475
-4641
-4806
-4968
-5127
-5282
-5434
-5584
-5730
-5871
-6010
-6147
-6278
-6405
-6529
-6650
-6766
-6876
-6984
-7089
-7188
-7282
-7372
-7460
-7541
-7617
-7689
-7758
-7822
-7879
-7933
-7983
-8027
-8065
-8099
-8130
-8155
-8173
-8188
-8199
-8204
-8203
-8198
-8189
-8174
-8153
-8129
-8100
-8066
-8026
-7981
-7934
-7880
-7820
-7757
-7691
-7618
-7540
-7458
-7373
-7283
-7187
-7088
-6985
-6877
-6764
-6648
-6530
-6406
-6277
-6145
-6011
-5873
-5729
-5583
-5435
-5283
-5126
-4967
-4807
-4642
-4474
-4303
-4132
-3957
-3778
-3598
-3417
-3233
-3046
-2858
-2670
-2479
-2285
-2091
-1897
-1700
-1501
-1303
-1105
-905
-704
-503
-303
-102
101
302
502
703
904
1104
1302
1500
1699
1896
2090
2284
2478
2669
2857
3045
3232
3416
3597
3777
3956
4131
4302
4473
4641
4806
4966
5125
5282
5434
5582
5728
5872
6010
6144
6276
6405
6529
6647
6763
6876
6984
7087
7186
7282
7372
7457
7539
7617
7690
7756
7819
7879
7933
7980
8025
8065
8099
8128
8152
8173
8188
8197
8202
8203
8198
8187
8172
8154
8129
8098
8064
8026
7982
7932
7878
7821
7757
7688
7616
7540
7459
7371
7281
7187
7088
6983
6875
6765
6649
6528
6404
6277
6146
6009
5870
5729
5583
5433
5281
5126
4967
4805
4640
4474
4304
4130
3955
3778
3598
3415
3231
3046
2858
2668
2476
2285
2091
1894
1698
1502
1303
1103
903
704
503
301
100
-101
-302
-504
-705
-904
-1104
-1304
-1503
-1699
-1895
-2092
-2286
-2477
-2669
-2859
-3047
-3232
-3416
-3599
-3779
-3956
-4131
-4305
-4475
-4641
-4806
-4968
-5127
-5282
-5434
-5584
-5730
-5871
-6010
-6147
-6278
-6405
-6529
-6650
-6766
-6876
-6984
-7089
-7188
-7282
-7372
-7460
-7541
-7617
-7689
-7758
-7822
-7879
-7933
-7983
-8027
-8065
-8099
-8130
-8155
-8173
-8188
-8199
-8204
-8203
-8198
-8189
-8174
-8153
-8129
-8100
-8066
-8026
-7981
-7934
-7880
-7820
-7757
-7691
-7618
-7540
-7458
-7373
-7283
-7187
-7088
-6985
-6877
-6764
-6648
-6530
-6406
-6277
-6145
-6011
-5873
-5729
-5583
-5435
-5283
-5126
-4967
-4807
-4642
-4474
-4303
-4132
-3957
-3778
-3598
-3417
-3233
-3046
-2858
-2670
-2479
-2285
-2091
-1897
-1700
-1501
-1303
-1105
-905
-704
-503
-303
-102
101
302
502
703
904
1104
1302
1500
1699
1896
2090
2284
2478
2669
2857
3045
3232
3416
3597
3777
3956
4131
4302
4473
4641
4806
4966
5125
5282
5434
5582
5728
5872
6010
6144
6276
6405
6529
6647
6763
6876
6984
7087
7186
7282
7372
7457
7539
7617
7690
7756
7819
7879
7933
7980
8025
8065
8099
8128
8152
8173
8188
8197
8202
8203
8198
8187
8172
8154
8129
8098
8064
8026
7982
7932
7878
7821
7757
7688
7616
7540
7459
7371
7281
7187
7088
6983
6875
6765
6649
6528
6404
6277
6146
6009
5870
5729
5583
5433
5281
5126
4967
4805
4640
4474
4304
4130
3955
3778
3598
3415
3231
3046
2858
2668
2476
2285
2091
1894
1698
1502
1303
1103
903
704
503
301
100
-101
-302
-504
-705
-904
-1104
-1304
-1503
-1699
-1895
-2092
-2286
-2477
-2669
-2859
-3047
-3232
-3416
-3599
-3779
-3956
-4131
-4305
-4475
-4641
-4806
-4968
-5127
-5282
-5434
-5584
-5730
-5871
-6010
-6147
-6278
-6405
-6529
-6650
-6766
-6876
-6984
-7089
-7188
-7282
-7372
-7460
-7541
-7617
-7689
-7758
-7822
-7879
-7933
-7983
-8027
-8065
-8099
-8130
-8155
-8173
-8188
-8199
-8204
-8203
-8198
-8189
-8174
-8153
-8129
-8100
-8066
-8026
-7981
-7934
-7880
-7820
-7757
-7691
-7618
-7540
-7458
-7373
-7283
-7187
-7088
-6985
-6877
-6764
-6648
-6530
-6406
-6277
-6145
-6011
-5873
-5729
-5583
-5435
-5283
-5126
-4967
-4807
-4642
-4474
-4303
-4132
-3957
-3778
-3598
-3417
-3233
-3046
-2858
-2670
-2479
-2285
-2091
-1897
-1700
-1501
-1303
-1105
-905
-704
-503
-303
-102
101
302
502
703
904
1104
1302
1500
1699
1896
2090
2284
2478
2669
2857
3045
3232
3416
3597
3777
3956
4131
4302
4473
4641
4806
4966
5125
5282
5434
5582
5728
5872
6010
6144
6276
6405
6529
6647
6763
6876
6984
7087
7186
7282
7372
7457
7539
7617
7690
7756
7819
7879
7933
7980
8025
8065
8099
8128
8152
8173
8188
8197
8202
8203
8198
8187
8172
8154
8129
8098
8064
8026
7982
7932
7878
7821
7757
7688
7616
7540
7459
7371
7281
7187
7088
6983
6875
6765
6649
6528
6404
6277
6146
6009
5870
5729
5583
5433
5281
5126
4967
4805
4640
4474
4304
4130
3955
3778
3598
3415
3231
3046
2858
2668
2476
2285
2091
1894
1698
1502
1303
1103
903
704
503
301
100
-101
-302
-504
-705
-904
-1104
-1304
-1503
-1699
-1895
-2092
-2286
-2477
-2669
-2859
-3047
-3232
-3416
-3599
-3779
-3956
-4131
-4305
-4475
-4641
-4806
-4968
-5127
-5282
-5434
-5584
-5730
-5871
-6010
-6147
-6278
-6405
-6529
-6650
-6766
-6876
-6984
-7089
-7188
-7282
-7372
-7460
-7541
-7617
-7689
-7758
-7822
-7879
-7933
-7983
-8027
-8065
-8099
-8130
-8155
-8173
-8188
-8199
-8204
-8203
-8198
-8189
-8174
-8153
-8129
-8100
-8066
-8026
-7981
-7934
-7880
-7820
-7757
-7691
-7618
-7540
-7458
-7373
-7283
-7187
-7088
-6985
-6877
-6764
-6648
-6530
-6406
-6277
-6145
-6011
-5873
-5729
-5583
-5435
-5283
-5126
-4967
-4807
-4642
-4474
-4303
-4132
-3957
-3778
-3598
-3417
-3233
-3046
-2858
-2670
-2479
-2285
-2091
-1897
-1700
-1501
-1303
-1105
-905
-704
-503
-303
-102
101
302
502
703
904
1104
1302
1500
1699
1896
2090
2284
2478
2669
2857
3045
3232
3416
3597
3777
3956
4131
4302
4473
4641
4806
4966
5125
5282
5434
5582
5728
5872
6010
6144
6276
6405
6529
6647
6763
6876
6984
7087
7186
7282
7372
7457
7539
7617
7690
7756
7819
7879
7933
7980
8025
8065
8099
8128
8152
8173
8188
8197
8202
8203
8198
8187
8172
8154
8129
8098
8064
8026
7982
7932
7878
7821
7757
7688
7616
7540
7459
7371
7281
7187
7088
6983
6875
6765
6649
6528
6404
6277
6146
6009
5870
5729
5583
5433
5281
5126
4967
4805
4640
4474
4304
4130
3955
3778
3598
3415
3231
3046
2858
2668
2476
2285
2091
1894
1698
1502
1303
1103
903
704
503
301
100
-101
-302
-504
-705
-904
-1104
-1304
-1503
-1699
-1895
-2092
-2286
-2477
-2669
-2859
-3047
-3232
-3416
-3599
-3779
-3956
-4131
-4305
-4475
-4641
-4806
-4968
-5127
-5282
-5434
-5584
-5730
-5871
-6010
-6147
-6278
-6405
-6529
-6650
-6766
-6876
-6984
-7089
-7188
-7282
-7372
-7460
-7541
-7617
-7689
-7758
-7822
-7879
-7933
-7983
-8027
-8065
-8099
-8130
-8155
-8173
-8188
-8199
-8204
-8203
-8198
-8189
-8174
-8153
-8129
-8100
-8066
-8026
-7981
-7934
-7880
-7820
-7757
-7691
-7618
-7540
-7458
-7373
-7283
-7187
-7088
-6985
-6877
-6764
-6648
-6530
-6406
-6277
-6145
-6011
-5873
-5729
-5583
-5435
-5283
-5126
-4967
-4807
-4642
-4474
-4303
-4132
-3957
-3778
-3598
-3417
-3233
-3046
-2858
-2670
-2479
-2285
-2091
-1897
-1700
-1501
-1303
-1105
-905
-704
-503
-303
-102
101
302
502
703
904
1104
1302
1500
1699
1896
2090
2284
2478
2669
2857
3045
3232
3416
3597
3777
3956
4131
4302
4473
4641
4806
4966
5125
5282
5434
5582
5728
5872
6010
6144
6276
6405
6529
6647
6763
6876
6984
7087
7186
7282
7372
7457
7539
7617
7690
7756
7819
7879
7933
7980
8025
8065
8099
8128
8152
8173
8188
8197
8202
8203
8198
8187
8172
8154
8129
8098
8064
8026
7982
7932
7878
7821
7757
7688
7616
7540
7459
7371
7281
7187
7088
6983
6875
6765
6649
6528
6404
6277
6146
6009
5870
5729
5583
5433
5281
5126
4967
4805
4640
4474
4304
4130
3955
3778
3598
3415
3231
3046
2858
2668
2476
2285
2091
1894
1698
1502
1303
1103
903
704
503
301
100
-101
-302
-504
-705
-904
-1104
-1304
-1503
-1699
-1895
-2092
-2286
-2477
-2669
-2859
-3047
-3232
-3416
-3599
-3779
-3956
-4131
-4305
-4475
-4641
-4806
-4968
-5127
-5282
-5434
-5584
-5730
-5871
-6010
-6147
-6278
-6405
-6529
-6650
-6766
-6876
-6984
-7089
-7188
-7282
-7372
-7460
-7541
-7617
-7689
-7758
-7822
-7879
-7933
-7983
-8027
-8065
-8099
-8130
-8155
-8173
-8188
-8199
-8204
-8203
-8198
-8189
-8174
-8153
-8129
-8100
-8066
-8026
-7981
-7934
-7880
-7820
-7757
-7691
-7618
-7540
-7458
-7373
-7283
-7187
-7088
-6985
-6877
-6764
-6648
-6530
-6406
-6277
-6145
-6011
-5873
-5729
-5583
-5435
-5283
-5126
-4967
-4807
-4642
-4474
-4303
-4132
-3957
-3778
-3598
-3417
-3233
-3046
-2858
-2670
-2479
-2285
-2091
-1897
-1700
-1501
-1303
-1105
-905
-704
-503
-303
-102
101
302
502
703
904
1104
1302
1500
1699
1896
2090
2284
2478
2669
2857
3045
3232
3416
3597
3777
3956
4131
4302
4473
4641
4806
4966
5125
5282
5434
5582
5728
5872
6010
6144
6276
6405
6529
6647
6763
6876
6984
7087
7186
7282
7372
7457
7539
7617
7690
7756
7819
7879
7933
7980
8025
8065
8099
8128
8152
8173
8188
8197
8202
8203
8198
8187
8172
8154
8129
8098
8064
8026
7982
7932
7878
7821
7757
7688
7616
7540
7459
7371
7281
7187
7088
6983
6875
6765
6649
6528
6404
6277
6146
6009
5870
5729
5583
5433
5281
5126
4967
];
 y_fft=fft(x);
 y=fftshift(abs(y_fft));
 figure;plot(y);
 figure;plot(abs(y_fft));